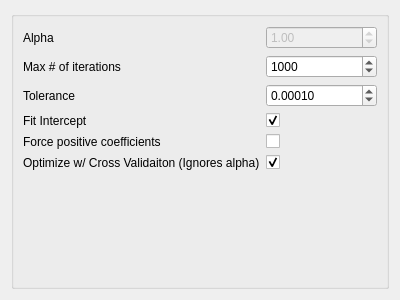
<?xml version="1.0" encoding="UTF-8"?>
<ui version="4.0">
 <class>Form</class>
 <widget class="QWidget" name="Form">
  <property name="geometry">
   <rect>
    <x>0</x>
    <y>0</y>
    <width>400</width>
    <height>300</height>
   </rect>
  </property>
  <property name="windowTitle">
   <string>Form</string>
  </property>
  <layout class="QVBoxLayout" name="verticalLayout">
   <item>
    <widget class="QGroupBox" name="groupBox">
     <layout class="QFormLayout" name="formLayout">
      <property name="fieldGrowthPolicy">
       <enum>QFormLayout::AllNonFixedFieldsGrow</enum>
      </property>
      <item row="0" column="0">
       <widget class="QLabel" name="alphaLabel">
        <property name="text">
         <string>Alpha</string>
        </property>
       </widget>
      </item>
      <item row="0" column="1">
       <widget class="QDoubleSpinBox" name="alphaDoubleSpinBox">
        <property name="enabled">
         <bool>false</bool>
        </property>
        <property name="maximum">
         <double>999999999.000000000000000</double>
        </property>
        <property name="value">
         <double>1.000000000000000</double>
        </property>
       </widget>
      </item>
      <item row="1" column="0">
       <widget class="QLabel" name="maxNumOfIterationsLabel">
        <property name="text">
         <string>Max # of iterations</string>
        </property>
       </widget>
      </item>
      <item row="1" column="1">
       <widget class="QSpinBox" name="maxNumOfIterationsSpinBox">
        <property name="maximum">
         <number>999999999</number>
        </property>
        <property name="value">
         <number>1000</number>
        </property>
       </widget>
      </item>
      <item row="2" column="0">
       <widget class="QLabel" name="toleranceLabel">
        <property name="text">
         <string>Tolerance</string>
        </property>
       </widget>
      </item>
      <item row="3" column="0">
       <widget class="QLabel" name="fitInterceptLabel">
        <property name="text">
         <string>Fit Intercept</string>
        </property>
       </widget>
      </item>
      <item row="3" column="1">
       <widget class="QCheckBox" name="fitInterceptCheckBox">
        <property name="checked">
         <bool>true</bool>
        </property>
       </widget>
      </item>
      <item row="4" column="0">
       <widget class="QLabel" name="forcePositiveCoefficientsLabel">
        <property name="text">
         <string>Force positive coefficients</string>
        </property>
       </widget>
      </item>
      <item row="4" column="1">
       <widget class="QCheckBox" name="forcePositiveCoefficientsCheckBox"/>
      </item>
      <item row="5" column="0">
       <widget class="QLabel" name="optimizeWCrossValidaitonLabel">
        <property name="text">
         <string>Optimize w/ Cross Validaiton (Ignores alpha)</string>
        </property>
       </widget>
      </item>
      <item row="5" column="1">
       <widget class="QCheckBox" name="optimizeWCrossValidaitonCheckBox">
        <property name="checked">
         <bool>true</bool>
        </property>
       </widget>
      </item>
      <item row="2" column="1">
       <widget class="QDoubleSpinBox" name="toleranceDoubleSpinBox">
        <property name="decimals">
         <number>5</number>
        </property>
        <property name="maximum">
         <double>999999999.000000000000000</double>
        </property>
        <property name="value">
         <double>0.000100000000000</double>
        </property>
       </widget>
      </item>
     </layout>
    </widget>
   </item>
  </layout>
 </widget>
 <resources/>
 <connections>
  <connection>
   <sender>optimizeWCrossValidaitonCheckBox</sender>
   <signal>toggled(bool)</signal>
   <receiver>alphaDoubleSpinBox</receiver>
   <slot>setDisabled(bool)</slot>
   <hints>
    <hint type="sourcelabel">
     <x>243</x>
     <y>143</y>
    </hint>
    <hint type="destinationlabel">
     <x>259</x>
     <y>37</y>
    </hint>
   </hints>
  </connection>
 </connections>
</ui>
